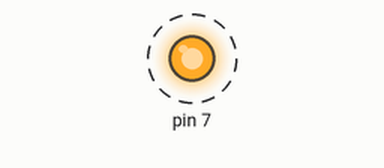
The program below on a simulated Raspberry Pi (header pin numbers). On the bench: output pins drawn as LEDs (lit = HIGH). Dashed ring = blinking. What the program prints to the terminal is not drawn. At 20.0 s the program stops and its outputs stay as they are.

Above: at 0.5 s.
Timing chart, 0 to 4.6 s (numbered marks = the images above):
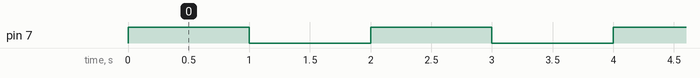

The program:

led_blink.py
```python
import RPi.GPIO as GPIO
import time
GPIO.setwarnings(False)
GPIO.setmode(GPIO.BOARD)
GPIO.setup(7, GPIO.OUT)

def blink(pin):
    GPIO.output(pin, GPIO.HIGH)
    time.sleep(1)
    GPIO.output(pin, GPIO.LOW)
    time.sleep(1)
    return # optional


for i in range(10):
    print("loop: ", i)
    blink(7)

# must clean up
GPIO.cleanup()
```

Measured:
- by itself, pin 7: alternates HIGH for 1.0 s and LOW for 1.0 s, 20 changes in all, then stays LOW
